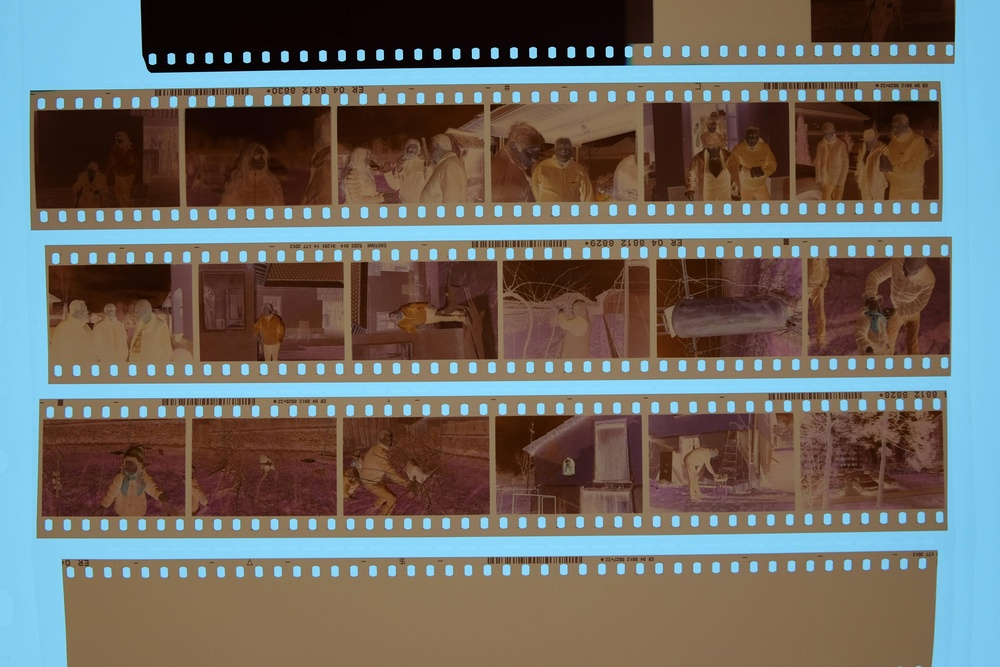
#> input picture code/crop/samples/5IEVU.jpg, 1000 x 667 px, shrunk from 3966 x 2644 before the run
$ python crop.py --inputFile crop/samples/5IEVU.jpg --outputFile out.png
#> lines starting #> are read from the running program, lines starting #| are printed output that depends on the picture; after the words box and inside, x2 and y2 are one past the last pixel; in counts of white or black regions, pixels touching at a corner belong together
#!/usr/bin/python3

import cv2 as cv
import numpy as np
import argparse


def drawLines(img, horizLines, vertiLines, step = 1e5,
              colorHoriz = (0, 0, 255), colorVerti = (0, 127, 255), width = 1):
  lines = [(l[0], l[1], "H") for l in horizLines]
  lines += [(l[0], l[1], "V") for l in vertiLines]
  for rho, theta, direction in lines:
    midX, midY = rho * np.cos(theta), rho * np.sin(theta)
    lineAngle = theta - np.pi / 2
    p1X, p1Y = midX - step * np.cos(lineAngle), midY - step * np.sin(lineAngle)
    p2X, p2Y = midX + step * np.cos(lineAngle), midY + step * np.sin(lineAngle)
    p1 = (int(np.round(p1X)), int(np.round(p1Y)))
    p2 = (int(np.round(p2X)), int(np.round(p2Y)))
    color = colorHoriz if direction == "H" else colorVerti
    cv.line(img, p1, p2, color, width)


def classifyLines(lines, tolerance = 0.01):
  horizLines, vertiLines = [], []
  for rho, theta in lines:
    lineAngle = theta - np.pi / 2
    if -tolerance * np.pi < lineAngle < tolerance * np.pi:
      horizLines.append((rho, theta))
    if    (lineAngle < (-0.5 + tolerance) * np.pi
       or  lineAngle > (0.5 - tolerance) * np.pi):
      vertiLines.append((rho, theta))
  return (horizLines, vertiLines)


def intersectTwoLines(l1, l2):
  rho1, theta1 = l1
  rho2, theta2 = l2
  A = np.array([[np.cos(theta1), np.sin(theta1)],
                [np.cos(theta2), np.sin(theta2)]])
  b = np.array([[rho1], [rho2]])
  x, y = np.linalg.solve(A, b)
  x, y = int(np.round(x[0])), int(np.round(y[0]))
  return (x, y)


def intersectLines(linesA, linesB):
  return [intersectTwoLines(l1, l2) for l1 in linesA for l2 in linesB]


def drawPoints(img, points, color = (0, 255, 0), size = 1):
  for p in points:
    cv.line(img, p, p, color, size)


def classifyPoints(img, points, cornerSize = 0.2):
  height, width = img.shape[0], img.shape[1]
  topLeft = [p for p in points if 0 <= p[0] <= cornerSize * width
                              and 0 <= p[1] <= cornerSize* height]
  topLeft.append(np.array([0, 0]))
  topRight = [p for p in points if (1 - cornerSize) * width <= p[0] <= width
                               and 0 <= p[1] <= cornerSize * height]
  topRight.append(np.array([width, 0]))
  btmLeft = [p for p in points if 0 <= p[0] <= cornerSize * width
                              and (1 - cornerSize) * height <= p[1] <= height]
  btmLeft.append(np.array([0, height]))
  btmRight = [p for p in points if (1 - cornerSize) * width <= p[0] <= width
                               and (1 - cornerSize) * height <= p[1] <= height]
  btmRight.append(np.array([width, height]))
  return (topLeft, topRight, btmLeft, btmRight)


def cropRectangle(img, cornerPoints):
  distance = lambda p1, p2: np.linalg.norm(p1 - p2)
  height, width = img.shape[0], img.shape[1]
  topLeft, topRight = np.array([0, 0]), np.array([width, 0])
  btmLeft, btmRight = np.array([0, height]), np.array([width, height])
  topLeftPoints, topRightPoints, btmLeftPoints, btmRightPoints = cornerPoints
  topLeftPoint = max(topLeftPoints, key = lambda p : distance(p, topLeft))
  topRightPoint = max(topRightPoints, key = lambda p : distance(p, topRight))
  btmLeftPoint = max(btmLeftPoints, key = lambda p : distance(p, btmLeft))
  btmRightPoint = max(btmRightPoints, key = lambda p : distance(p, btmRight))
  minX = max(topLeftPoint[0], btmLeftPoint[0])
  maxX = min(topRightPoint[0], btmRightPoint[0])
  minY = max(topLeftPoint[1], topRightPoint[1])
  maxY = min(btmLeftPoint[1], btmRightPoint[1])
  cropTopLeft = (minX, minY)
  cropBtmRight = (maxX, maxY)
  return (cropTopLeft, cropBtmRight)


def cropImage(args):
  np.seterr(all = "ignore")
  img = cv.imread(args.inputFile)
#> img is the input picture: shape (667, 1000, 3); mean B, G, R 100.5, 106.4, 109.4
  gray = cv.cvtColor(img, cv.COLOR_BGR2GRAY)
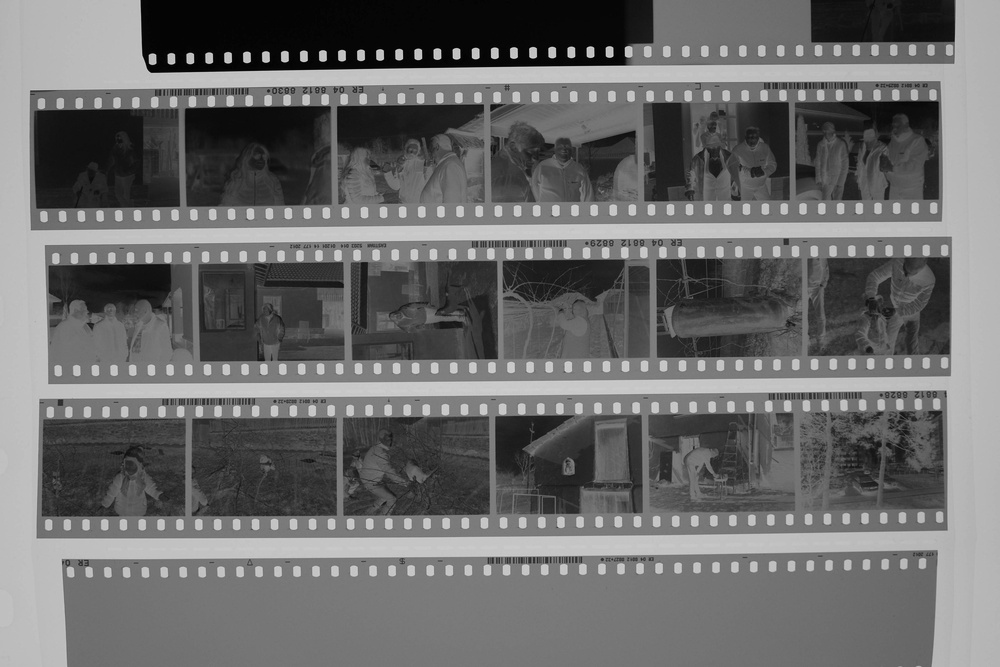
#> gray: shape (667, 1000); min 0, max 220, mean 106.6
  ret, thresh = cv.threshold(gray, args.threshold, 255, cv.THRESH_BINARY)
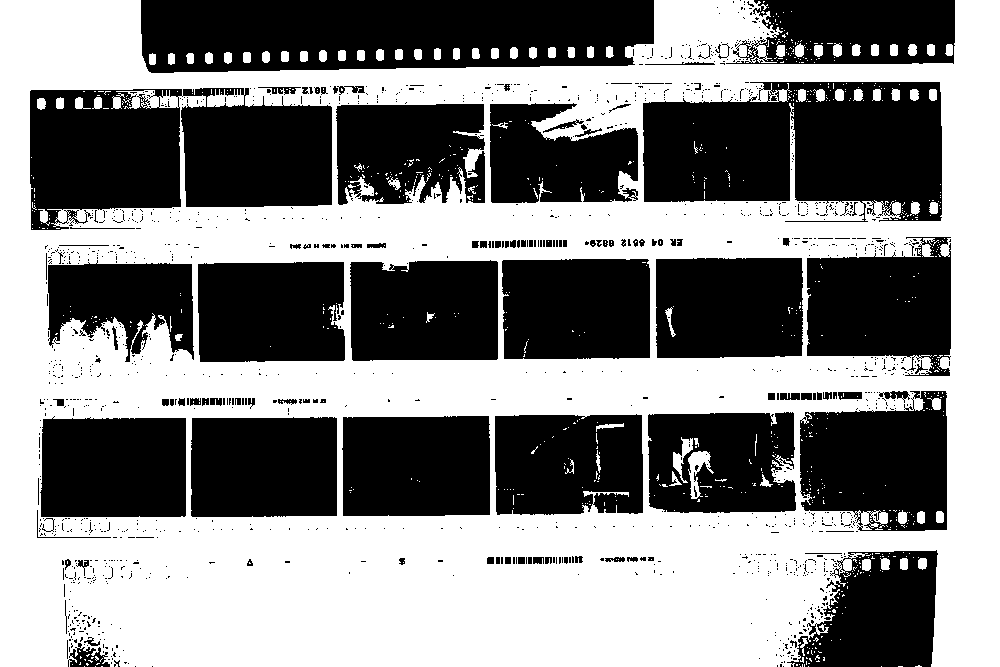
#> thresh: shape (667, 1000); 51.9% white; 1343 black regions (1222 under 20 px), largest, box (x1, y1, x2, y2) and area: (141, 0, 654, 73) 32616, (643, 82, 942, 222) 32492, (30, 88, 332, 230) 32482
#> ret = 110
  edges = cv.Laplacian(thresh, 0)
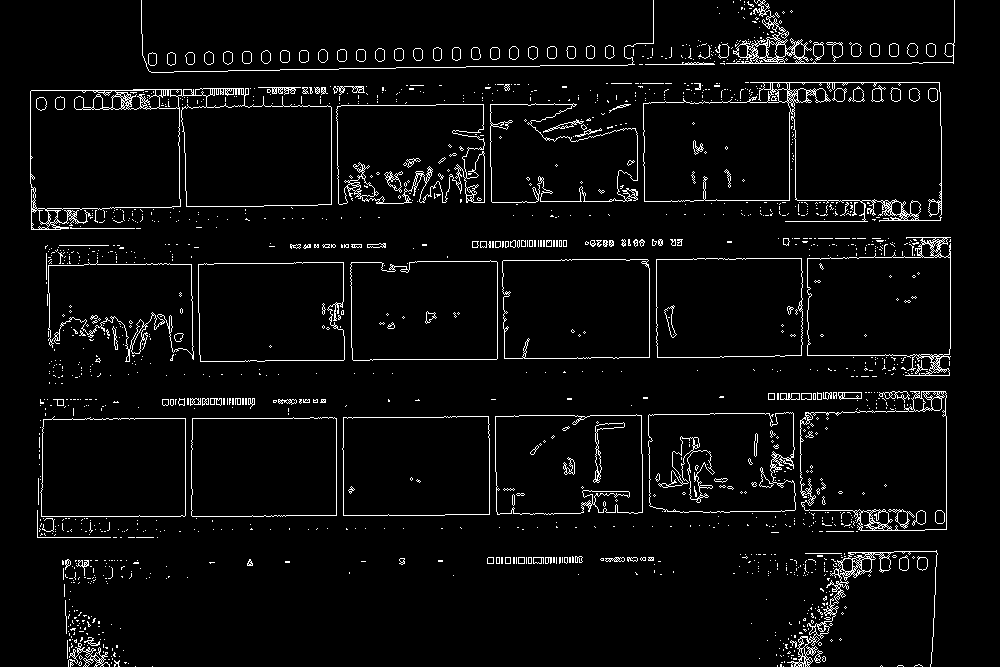
#> edges: shape (667, 1000); 4.3% white in thin lines or dots
  lines = cv.HoughLines(edges, args.rhoGranularity, args.thetaGranularity,
                        args.houghThreshold)
#> lines = 365 rows, first 8: [265, 1.56], [266, 1.56], [363, 1.56], [420, 1.56], [421, 1.56], [362, 1.56], [74, 1.56], [73, 1.56]
  lines = [l[0] for l in lines]
#> lines = 365 pairs, first value -939 to 954, second value 0 to 3.14
  horizLines, vertiLines = classifyLines(lines)
#> the loop in classifyLines, `for rho, theta in lines:` made 365 passes
#> (rho, theta, lineAngle) on passes 1 to 3: (265, 1.56, -0.0088), (266, 1.56, -0.0108), (363, 1.56, -0.0098)
#> after the loop in classifyLines, `for rho, theta in lines:`: horizLines = 284 pairs, first value 48 to 578, second value 1.54 to 1.6; vertiLines = 28 pairs, first value -939 to 954, second value 0 to 3.14
  intersections = intersectLines(horizLines, vertiLines)
#> intersections = 7952 pairs, first value 330 to 953, second value 40 to 568
  cornerPoints = classifyPoints(img, intersections)
#> in classifyPoints, `topLeft = [p for p in points if 0 <= p[0] <= cornerSize * width and 0 ..`: topLeft = []
#> in classifyPoints, `topRight = [p for p in points if (1 - cornerSize) * width <= p[0] <= w..`: topRight = 555 pairs, first value 802 to 953, second value 40 to 109
#> in classifyPoints, `btmLeft = [p for p in points if 0 <= p[0] <= cornerSize * width and (1..`: btmLeft = []
#> in classifyPoints, `btmRight = [p for p in points if (1 - cornerSize) * width <= p[0] <= w..`: btmRight = 112 pairs, first value 800 to 947, second value 550 to 556
  cropTopLeft, cropBtmRight = cropRectangle(img, cornerPoints)
#> in cropRectangle, `topLeftPoints, topRightPoints, btmLeftPoints, btmRightPoints = cornerP..`: topLeftPoints = [[0, 0]]; topRightPoints = 556 pairs, first value 802 to 1000, second value 0 to 109; btmLeftPoints = [[0, 667]]; btmRightPoints = 113 pairs, first value 800 to 1000, second value 550 to 667
#> in cropRectangle, `topLeftPoint = max(topLeftPoints, key = lambda p : distance(p, topLeft))`: topLeftPoint = [0, 0]
#> in cropRectangle, `topRightPoint = max(topRightPoints, key = lambda p : distance(p, topRi..`: topRightPoint = (802, 107)
#> in cropRectangle, `btmLeftPoint = max(btmLeftPoints, key = lambda p : distance(p, btmLeft))`: btmLeftPoint = [0, 667]
#> in cropRectangle, `btmRightPoint = max(btmRightPoints, key = lambda p : distance(p, btmRi..`: btmRightPoint = (800, 553)
#> in cropRectangle, `minX = max(topLeftPoint[0], btmLeftPoint[0])`: minX = 0
#> in cropRectangle, `maxX = min(topRightPoint[0], btmRightPoint[0])`: maxX = 800
#> in cropRectangle, `minY = max(topLeftPoint[1], topRightPoint[1])`: minY = 107
#> in cropRectangle, `maxY = min(btmLeftPoint[1], btmRightPoint[1])`: maxY = 553
#> in cropRectangle, `cropTopLeft = (minX, minY)`: cropTopLeft = (0, 107)
#> in cropRectangle, `cropBtmRight = (maxX, maxY)`: cropBtmRight = (800, 553)
#> cropTopLeft = (0, 107); cropBtmRight = (800, 553)
  minX, minY = cropTopLeft
#> minX = 0; minY = 107
  maxX, maxY = cropBtmRight
#> maxX = 800; maxY = 553
  croppedImg = img.copy()[minY:maxY, minX:maxX]
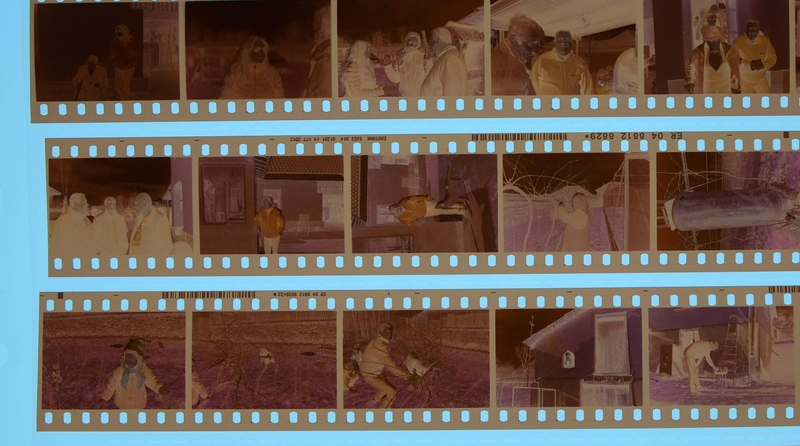
#> croppedImg: shape (446, 800, 3); mean B, G, R 88.6, 96.3, 107.6
  cv.imwrite(args.outputFile, croppedImg)

  if args.visualize:
    cropRectColor = (255, 0, 0)
    cropRectWidth = 1
    cv.imshow("gray", gray)
    cv.imshow("threshold", thresh)
    cv.imshow("edges", edges)
    drawLines(img, horizLines, vertiLines)
    drawPoints(img, intersections)
    cv.rectangle(img, cropTopLeft, cropBtmRight, cropRectColor, cropRectWidth)
    cv.imshow("image", img)
    cv.waitKey(0)


parser = argparse.ArgumentParser()
parser.add_argument("-i", "--inputFile", required = True)
parser.add_argument("-o", "--outputFile", required = True)
parser.add_argument("-v", "--visualize", action = "store_true")
parser.add_argument("-t", "--threshold", type = int, default = 110)
parser.add_argument("-rg", "--rhoGranularity", type = int, default = 1)
parser.add_argument("-tg", "--thetaGranularity", type = float, default = 0.001)
parser.add_argument("-ht", "--houghThreshold", type = int, default = 150)

args = parser.parse_args()
cropImage(args)

$ run again, on code/crop/samples/Nimslostripneg.jpg
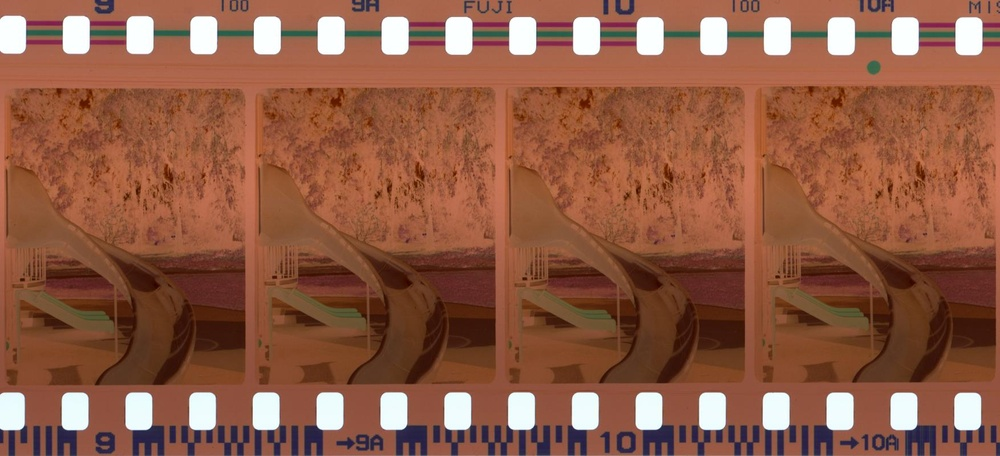
#> input picture code/crop/samples/Nimslostripneg.jpg, 1000 x 456 px, shrunk from 1753 x 800 before the run
#> in cropImage, img is the input picture: shape (456, 1000, 3); mean B, G, R 68.5, 90.8, 143.7
#> in cropImage, `ret, thresh = cv.threshold(gray, args.threshold, 255, cv.THRESH_BINARY)`:
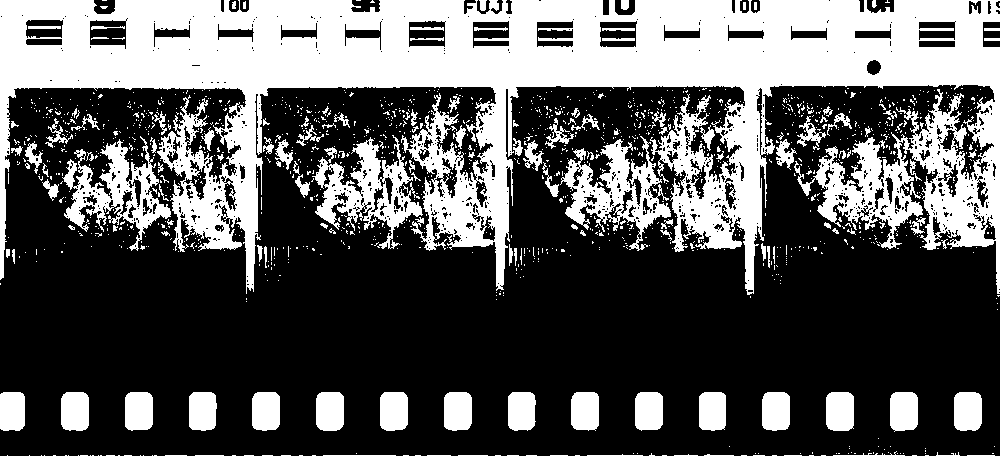
#> thresh: shape (456, 1000); 35.4% white; 1432 white regions (1299 under 20 px), largest, box (x1, y1, x2, y2) and area: (0, 0, 1000, 295) 120105, (560, 136, 671, 251) 4700, (312, 135, 423, 249) 4608
#> ret = 110
#> in cropImage, `edges = cv.Laplacian(thresh, 0)`:
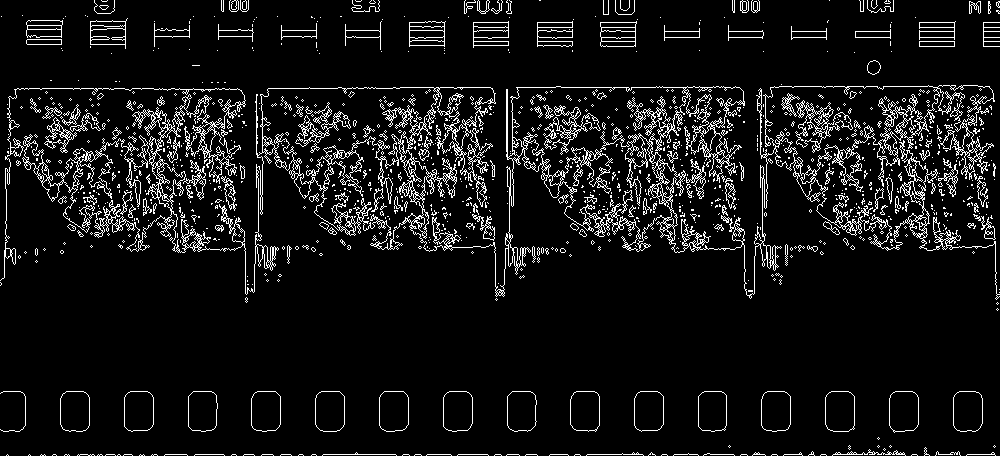
#> edges: shape (456, 1000); 8.1% white in thin lines or dots
#> lines = 8558 pairs, first value -73 to 455, second value 1.25 to 1.9
#> the loop in classifyLines, `for rho, theta in lines:` made 8558 passes
#> (rho, theta, lineAngle) on passes 1 to 3: (454, 1.57, 0.000204), (89, 1.57, -0.0038), (88, 1.57, -0.0018)
#> after the loop in classifyLines, `for rho, theta in lines:`: horizLines = 1458 pairs, first value 19 to 455, second value 1.54 to 1.6; vertiLines = []
#> cornerPoints = ([[0, 0]], [[1000, 0]], [[0, 456]], [[1000, 456]])
#> topLeftPoints = [[0, 0]]; topRightPoints = [[1000, 0]]; btmLeftPoints = [[0, 456]]; btmRightPoints = [[1000, 456]]
#> topLeftPoint = [0, 0]
#> topRightPoint = [1000, 0]
#> btmLeftPoint = [0, 456]
#> btmRightPoint = [1000, 456]
#> in cropRectangle, `minX = max(topLeftPoint[0], btmLeftPoint[0])`: minX = 0
#> in cropRectangle, `maxX = min(topRightPoint[0], btmRightPoint[0])`: maxX = 1000
#> in cropRectangle, `minY = max(topLeftPoint[1], topRightPoint[1])`: minY = 0
#> in cropRectangle, `maxY = min(btmLeftPoint[1], btmRightPoint[1])`: maxY = 456
#> in cropRectangle, `cropTopLeft = (minX, minY)`: cropTopLeft = (0, 0)
#> in cropRectangle, `cropBtmRight = (maxX, maxY)`: cropBtmRight = (1000, 456)
#> in cropImage, `cropTopLeft, cropBtmRight = cropRectangle(img, cornerPoints)`: cropTopLeft = (0, 0); cropBtmRight = (1000, 456)
#> in cropImage, `minX, minY = cropTopLeft`: minX = 0
#> in cropImage, `maxX, maxY = cropBtmRight`: maxX = 1000; maxY = 456

$ run again, on code/crop/samples/sample1.jpg
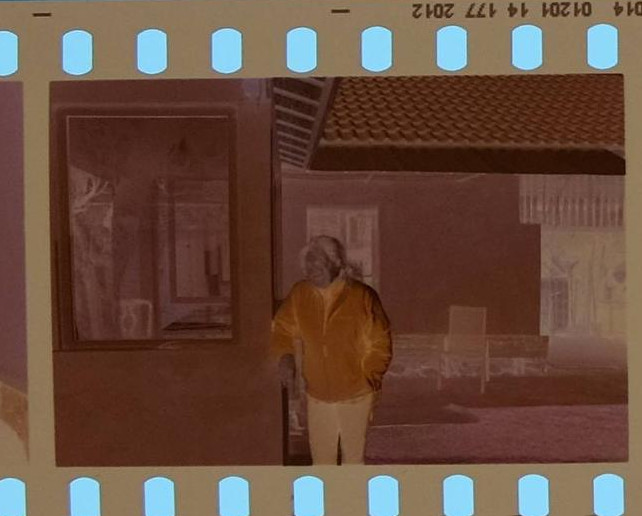
#> input picture code/crop/samples/sample1.jpg, 642 x 516 px
#> in cropImage, img is the input picture: shape (516, 642, 3); mean B, G, R 62.9, 76.7, 104
#> in cropImage, `ret, thresh = cv.threshold(gray, args.threshold, 255, cv.THRESH_BINARY)`:
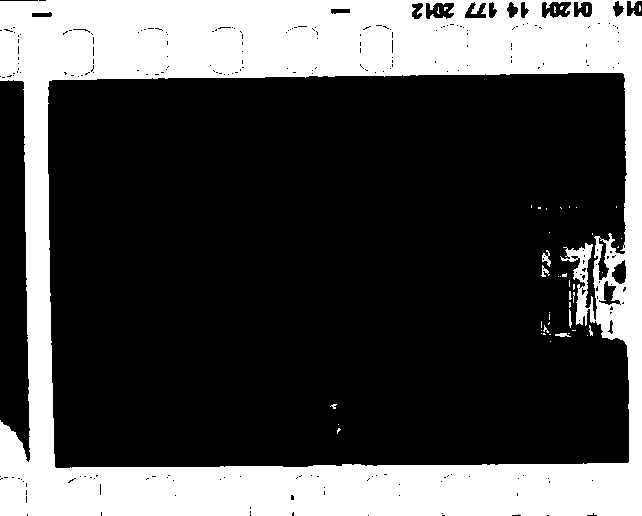
#> thresh: shape (516, 642); 29.9% white; 48 white regions (42 under 20 px), largest, box (x1, y1, x2, y2) and area: (0, 0, 642, 516) 98478, (542, 250, 551, 267) 69, (541, 265, 550, 277) 46, (555, 333, 571, 337) 42, (569, 309, 572, 328) 37, (589, 325, 593, 336) 23
#> ret = 110
#> edges: shape (516, 642); 1.6% white in thin lines or dots
#> in cropImage, `lines = cv.HoughLines(edges, args.rhoGranularity, args.thetaGranularit..`: lines = 26 rows, first 8: [81, 1.56], [467, 1.56], [80, 1.56], [468, 1.56], [466, 1.57], [-21, 3.13], [82, 1.56], [-45, 3.12]
#> in cropImage, `lines = [l[0] for l in lines]`: lines = 26 pairs, first value -623 to 471, second value 1.55 to 3.13
#> the loop in classifyLines, `for rho, theta in lines:` made 26 passes
#> (rho, theta, lineAngle) on passes 1 to 8: (81, 1.56, -0.0138), (467, 1.56, -0.0078), (80, 1.56, -0.0108), (468, 1.56, -0.0098), (466, 1.57, -0.0048), (-21, 3.13, 1.55), (82, 1.56, -0.0158), (-45, 3.12, 1.55)
#> after the loop in classifyLines, `for rho, theta in lines:`: horizLines = [(81, 1.56), (467, 1.56), (80, 1.56), (468, 1.56), (466, 1.57), (82, 1.56), (79, 1.56), (469, 1.56), (465, 1.57), (470, 1.56), (78, 1.56), (466, 1.57), (77, 1.57), (471, 1.56), (84, 1.55)]; vertiLines = [(-21, 3.13), (-45, 3.12), (-20, 3.12), (-44, 3.12), (-46, 3.13), (-22, 3.13), (-19, 3.12), (-43, 3.12), (-42, 3.11), (-47, 3.13), (-623, 3.13)]
#> intersections = 165 pairs, first value 21 to 628, second value 72 to 471
#> in classifyPoints, `topLeft = [p for p in points if 0 <= p[0] <= cornerSize * width and 0 ..`: topLeft = 70 pairs, first value 21 to 48, second value 77 to 84
#> in classifyPoints, `topRight = [p for p in points if (1 - cornerSize) * width <= p[0] <= w..`: topRight = [(624, 72), (624, 73), (624, 72), (624, 74), (624, 74), (624, 75), (624, 72)]
#> in classifyPoints, `btmLeft = [p for p in points if 0 <= p[0] <= cornerSize * width and (1..`: btmLeft = 80 pairs, first value 28 to 55, second value 465 to 471
#> in classifyPoints, `btmRight = [p for p in points if (1 - cornerSize) * width <= p[0] <= w..`: btmRight = [(628, 462), (628, 462), (628, 463), (628, 462), (628, 464), (628, 461), (628, 465), (628, 461)]
#> topLeftPoints = 71 pairs, first value 0 to 48, second value 0 to 84; topRightPoints = [(624, 72), (624, 73), (624, 72), (624, 74), (624, 74), (624, 75), (624, 72), [642, 0]]; btmLeftPoints = 81 pairs, first value 0 to 55, second value 465 to 516; btmRightPoints = [(628, 462), (628, 462), (628, 463), (628, 462), (628, 464), (628, 461), (628, 465), (628, 461), [642, 516]]
#> topLeftPoint = (48, 83)
#> topRightPoint = (624, 75)
#> btmLeftPoint = (55, 465)
#> btmRightPoint = (628, 461)
#> in cropRectangle, `minX = max(topLeftPoint[0], btmLeftPoint[0])`: minX = 55
#> in cropRectangle, `maxX = min(topRightPoint[0], btmRightPoint[0])`: maxX = 624
#> in cropRectangle, `minY = max(topLeftPoint[1], topRightPoint[1])`: minY = 83
#> in cropRectangle, `maxY = min(btmLeftPoint[1], btmRightPoint[1])`: maxY = 461
#> in cropRectangle, `cropTopLeft = (minX, minY)`: cropTopLeft = (55, 83)
#> in cropRectangle, `cropBtmRight = (maxX, maxY)`: cropBtmRight = (624, 461)
#> in cropImage, `cropTopLeft, cropBtmRight = cropRectangle(img, cornerPoints)`: cropTopLeft = (55, 83); cropBtmRight = (624, 461)
#> in cropImage, `minX, minY = cropTopLeft`: minX = 55; minY = 83
#> in cropImage, `maxX, maxY = cropBtmRight`: maxX = 624; maxY = 461
#> in cropImage, `croppedImg = img.copy()[minY:maxY, minX:maxX]`:
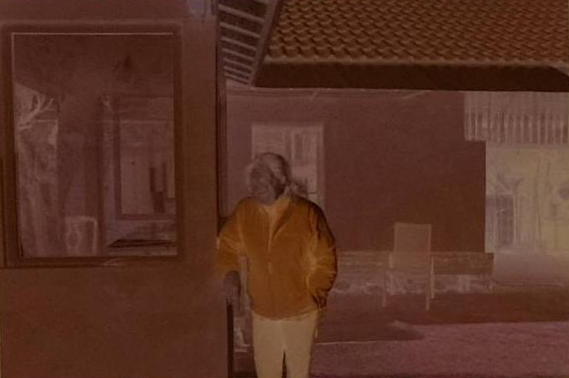
#> croppedImg: shape (378, 569, 3); mean B, G, R 36.1, 49.7, 87.8
